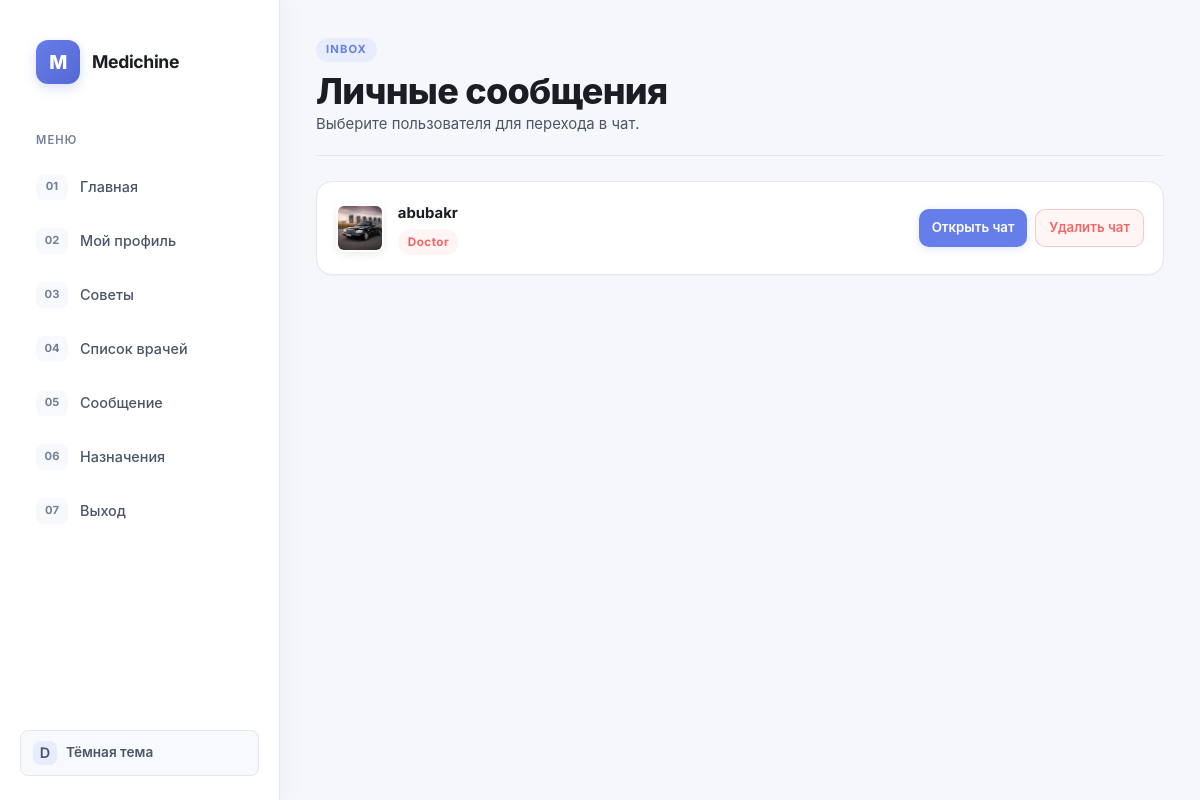
/chat/doctor_messages/ (signed in), run on the app's committed database.
### accounts/models.py (models this page shows, shortened)
class User(AbstractUser):
    ROLE_CHOICES = (
        ('patient', 'Patient'),
        ('doctor', 'Doctor'),
        ('admin', 'Admin'),
    )
    role = models.CharField(
        max_length=20,
        choices=ROLE_CHOICES
    )
    phone = models.CharField(
        max_length=20,
        unique=True
    )
    age=models.PositiveIntegerField()
    city = models.CharField(max_length=50, blank=True)

class Profile(models.Model):
    ROLE_CHOICES = (
        ('patient', 'Patient'),
        ('doctor', 'Doctor'),
        ('admin', 'Admin'),
    )
    user=models.OneToOneField(settings.AUTH_USER_MODEL,on_delete=models.CASCADE,related_name='profile')
    age=models.PositiveIntegerField(null=True,blank=True)
    role = models.CharField(max_length=20, choices=ROLE_CHOICES, default='patient')
    phone=models.CharField(max_length=14,blank=True)
    city = models.CharField(max_length=50, blank=True)
    photo=models.ImageField(upload_to='users/',blank=True,null=True)

### chat/views.py (the view)
# urls.py: path('doctor_messages/',views.show_messages,name='show_messages'),
@login_required(login_url='login')
def show_messages(request):
    user = request.user
    users = User.objects.filter(
        Q(send_messages__receiner=user) |
        Q(received_messages__sender=user)
    ).exclude(id=user.id).distinct()
    dialogs = []
    for companion in users:
        last_message = Direct.objects.filter(
            Q(sender=user, receiner=companion) |
            Q(sender=companion, receiner=user)
        ).order_by('-created_at').first()
        dialogs.append({
            "user": companion,
            "last_message": last_message,
        })
    dialogs.sort(
        key=lambda x: x["last_message"].created_at if x["last_message"] else 0,
        reverse=True,
    )
    return render(request, "chat/show_messages.html", {"dialogs": dialogs})

### templates/chat/show_messages.html (shortened to what this page needs)
{% extends "accounts/base.html" %}
{% block main %}
<section class="page messages-page">
<header class="page-head compact-head">
    <div>
        <p class="eyebrow">Inbox</p>
        <h1>Личные сообщения</h1>
        <p class="muted">Выберите пользователя для перехода в чат.</p>
    </div>
</header>
<section class="panel dm-list">
    {% for i in dialogs %}
        <div class="dm-item">
            <div class="dm-avatar">
                {% if i.user.profile.photo %}
                    <img src="{{ i.user.profile.photo.url }}" alt="">
                {% else %}
                    <img src="/media/user.png" alt="">
                {% endif %}
            </div>
            <div class="dm-meta">
                <div class="dm-name">
                    <a href="{% url 'send_message' i.user.id %}">{{ i.user.username }}</a>
                </div>
                <div class="dm-sub">
                    <span class="badge badge-{{ i.user.profile.role }}">{{ i.user.profile.get_role_display }}</span>
                </div>
            </div>
            <div class="dm-action">
                <a class="button" href="{% url 'send_message' i.user.id %}">Открыть чат</a>
                <a class="button danger-button" href="{% url 'delete_chat' i.user.id %}">Удалить чат</a>
            </div>
        </div>
    {% empty %}
        <p class="muted">Сообщений нет</p>
    {% endfor %}
</section>
</section>
{% endblock %}

### data on the page
User: user.profile.photo (picture), user.username "abubakr", user.profile.role "Doctor"
